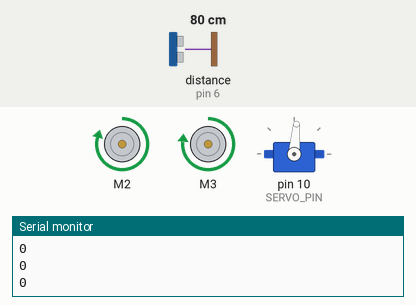
Simulated run of this sketch. Board: Arduino Uno, built with avr-gcc and run on an emulated ATmega328P. Shown: 2 × DC motor (green arrow = forward, orange = backward, longer = faster), servo, the last lines printed to the serial monitor. The test bench sets the inputs (shaded band); at power-on: distance to the obstacle (sensor on pin 6) 80 cm. The echo pulse lasts 58.3 µs per cm.

Above: at 1.2 s.
1.3 s: distance to the obstacle (sensor on pin 6) set to 23 cm
2.8 s: distance to the obstacle (sensor on pin 6) set to 18 cm
At 4.3 s:
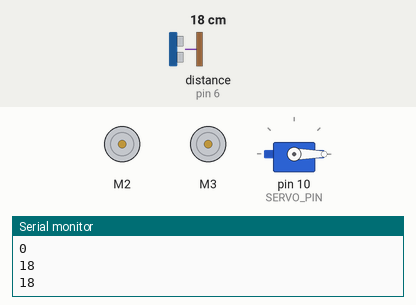
At 5.2 s:
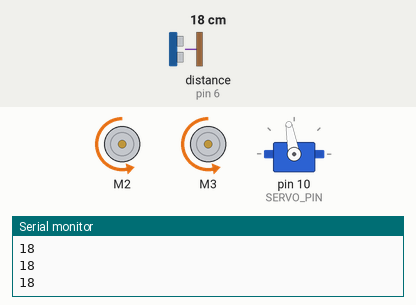
5.8 s: distance to the obstacle (sensor on pin 6) set to 35 cm
8.7 s: distance to the obstacle (sensor on pin 6) set to 2 cm
At 9.4 s:
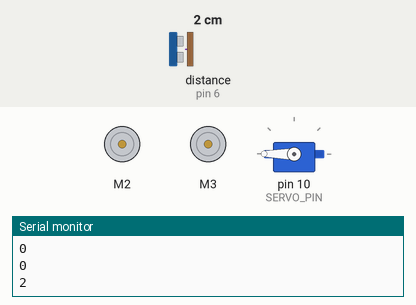
11.7 s: distance to the obstacle (sensor on pin 6) set to 60 cm
Timing chart, 0 to 14.7 s (numbered marks = the images above; inputs shaded):
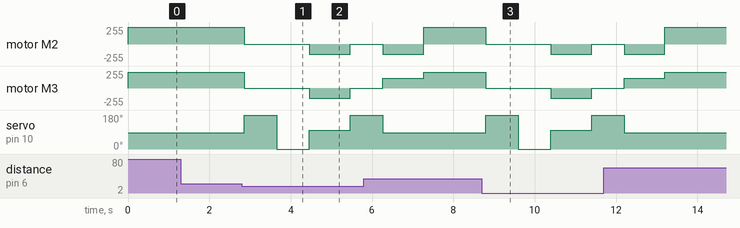

The sketch:

driving_robot.ino
```cpp
#include <Wire.h>
#include <Adafruit_MotorShield.h>
#include "utility/Adafruit_MS_PWMServoDriver.h"
#include <NewPing.h>
#include <Servo.h>

#define TRIGGER_PIN 5
#define ECHO_PIN 6
#define MAX_DISTANCE 20  // 2 metry 200

#define STOP_DISTANCE 50  // 2 metry 200

#define SERVO_PIN 10
#define SERVO_TOP_DEG 85
#define SERVO_TOP_DEG2 100
#define SERVO_LEFT_DEG 180
#define SERVO_RIGHT_DEG 0

#define DISABLE_MOTORS 0

Adafruit_MotorShield AFMS = Adafruit_MotorShield();
Adafruit_DCMotor *motorLeft = AFMS.getMotor(2);
Adafruit_DCMotor *motorRight = AFMS.getMotor(3);

NewPing sonar(TRIGGER_PIN, ECHO_PIN, MAX_DISTANCE);

Servo servo;
bool canToUp = true;

void setup() {
  AFMS.begin();

  motorLeft->setSpeed(0);
  motorRight->setSpeed(0);
  motorLeft->run(FORWARD);
  motorRight->run(FORWARD);

  servo.attach(SERVO_PIN);
  Serial.begin(9600);

  servo.write(SERVO_TOP_DEG);
}

void loop() {
  if (getDistance() >= STOP_DISTANCE && canToUp) {
    toTopMotors();
    delay(100);
  } else {
    if (canToUp == false) {
      canToUp = true;
    }
    stopMotors();
    servo.write(SERVO_LEFT_DEG);
    delay(800);
    if (getDistance() >= STOP_DISTANCE) {
      toLeftMotors();
      servo.write(SERVO_TOP_DEG);
      delay(1000);
    } else {
      servo.write(SERVO_RIGHT_DEG);
      delay(800);
      if (getDistance() > STOP_DISTANCE) {
        servo.write(SERVO_TOP_DEG2);
        toRightMotors();
        delay(1000);
      } else {
        toDownMotors();
        servo.write(SERVO_TOP_DEG2);
        delay(1000);
        canToUp = false;
      }
    }
  }
}
int getDistance() {
  unsigned int timeS = sonar.ping();
  unsigned int distance = (timeS / US_ROUNDTRIP_CM);
  Serial.println(distance);
  distance = distance ? distance : 999;
  return distance;
}

void toTopMotors() {
  if (! DISABLE_MOTORS) {
    motorLeft->setSpeed(250);
    motorRight->setSpeed(240);
    motorLeft->run(FORWARD);
    motorRight->run(FORWARD);
  }
}

void toLeftMotors() {
  if (! DISABLE_MOTORS) {
    motorLeft->setSpeed(150);
    motorRight->setSpeed(150);
    motorLeft->run(BACKWARD);
    motorRight->run(FORWARD);
  }
}

void toRightMotors() {
  if (! DISABLE_MOTORS) {
    motorLeft->setSpeed(150);
    motorRight->setSpeed(150);
    motorLeft->run(FORWARD);
    motorRight->run(BACKWARD);
  }
}

void toDownMotors() {
  if (! DISABLE_MOTORS) {
    motorLeft->setSpeed(150);
    motorRight->setSpeed(150);
    motorLeft->run(BACKWARD);
    motorRight->run(BACKWARD);
  }
}

void stopMotors() {
  motorLeft->setSpeed(0);
  motorRight->setSpeed(0);
}
```

Measured:
- the behaviour switches between 21 and 20 cm on distance to the obstacle (sensor on pin 6) (found by bisection; images 0 and 1)
- after the input at 2.8 s, motor M2: forward 250/255 → stopped after 0.06 s, → backward 150/255 1.6 s later, → stopped 1.0 s later; motor M3: forward 240/255 → stopped after 0.06 s, → backward 150/255 1.6 s later, → stopped 1.0 s later; servo on pin 10 (SERVO_PIN): 85° → 180° after 0.06 s, → 0° 0.80 s later, → 100° 0.80 s later, → 180° 1.0 s later
- after the input at 8.7 s, motor M2: forward 250/255 → stopped after 0.10 s, → backward 150/255 1.6 s later, → stopped 1.0 s later; motor M3: forward 240/255 → stopped after 0.10 s, → backward 150/255 1.6 s later, → stopped 1.0 s later; servo on pin 10 (SERVO_PIN): 85° → 180° after 0.10 s, → 0° 0.80 s later, → 100° 0.80 s later, → 180° 1.0 s later
